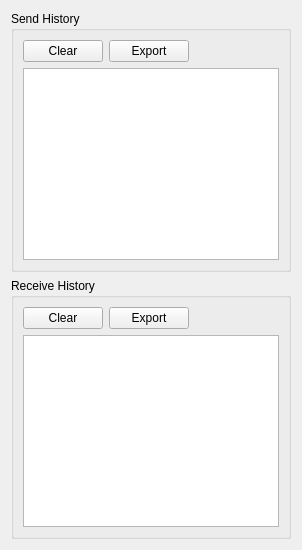
<?xml version="1.0" encoding="UTF-8"?>
<ui version="4.0">
 <class>PageSerialHistory</class>
 <widget class="QWidget" name="PageSerialHistory">
  <layout class="QVBoxLayout" name="histMainLayout">
   <item>
    <widget class="QGroupBox" name="groupSend">
     <property name="title">
      <string>Send History</string>
     </property>
     <layout class="QVBoxLayout" name="sendHistLayout">
      <item>
       <layout class="QHBoxLayout" name="sendBtnLayout">
        <item>
         <widget class="QPushButton" name="btnClearSend">
          <property name="text">
           <string>Clear</string>
          </property>
         </widget>
        </item>
        <item>
         <widget class="QPushButton" name="btnExportSend">
          <property name="text">
           <string>Export</string>
          </property>
         </widget>
        </item>
        <item>
         <spacer name="spSend">
          <property name="orientation">
           <enum>Qt::Horizontal</enum>
          </property>
          <property name="sizeHint">
            <size>
             <width>40</width>
             <height>20</height>
            </size>
          </property>
         </spacer>
        </item>
       </layout>
      </item>
      <item>
       <widget class="QTextEdit" name="textSendHistory">
        <property name="readOnly">
         <bool>true</bool>
        </property>
        <property name="font">
         <font>
          <family>Courier New</family>
          <pointsize>9</pointsize>
         </font>
        </property>
       </widget>
      </item>
     </layout>
    </widget>
   </item>
   <item>
    <widget class="QGroupBox" name="groupRecv">
     <property name="title">
      <string>Receive History</string>
     </property>
     <layout class="QVBoxLayout" name="recvHistLayout">
      <item>
       <layout class="QHBoxLayout" name="recvHistBtn">
        <item>
         <widget class="QPushButton" name="btnClearRecv">
          <property name="text">
           <string>Clear</string>
          </property>
         </widget>
        </item>
        <item>
         <widget class="QPushButton" name="btnExportRecv">
          <property name="text">
           <string>Export</string>
          </property>
         </widget>
        </item>
        <item>
         <spacer name="spRecvHist">
          <property name="orientation">
           <enum>Qt::Horizontal</enum>
          </property>
          <property name="sizeHint">
            <size>
             <width>40</width>
             <height>20</height>
            </size>
          </property>
         </spacer>
        </item>
       </layout>
      </item>
      <item>
       <widget class="QTextEdit" name="textRecvHistory">
        <property name="readOnly">
         <bool>true</bool>
        </property>
        <property name="font">
         <font>
          <family>Courier New</family>
          <pointsize>9</pointsize>
         </font>
        </property>
       </widget>
      </item>
     </layout>
    </widget>
   </item>
  </layout>
 </widget>
 <resources/>
 <connections/>
</ui>
